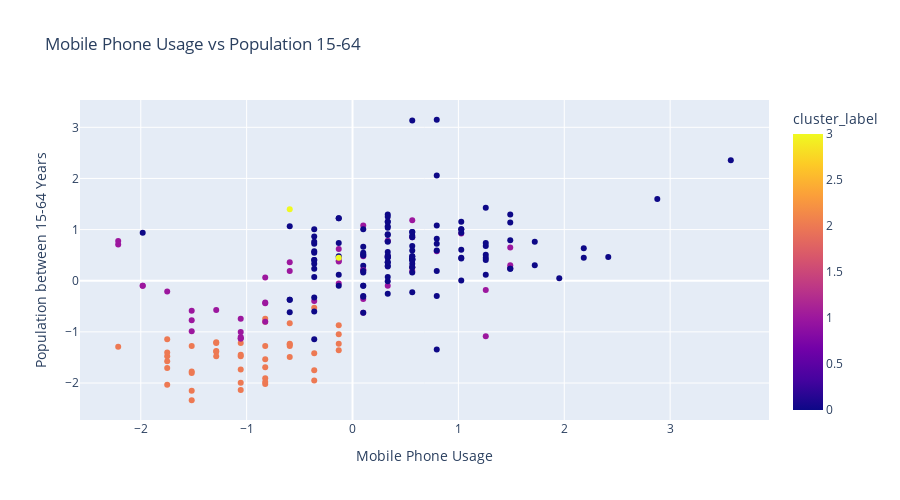

Source (notebook cell):
### Code cell
fig = px.scatter(world_data, x='Mobile Phone Usage', y='Population 15-64',
                 color='cluster_label', 
                 title='Mobile Phone Usage vs Population 15-64', labels={'Mobile Phone Usage': 'Mobile Phone Usage', 'Population 15-64': 'Population between 15-64 Years'})

fig.update_layout(width=900, height=500)
fig.show()

### Figure 1 — Plotly figure (JSON) as saved in the notebook; plotly's stock layout.template omitted (floating-point values rounded to 4 significant figures; data arrays with more than 128 entries replaced by an {"elided": "..."} marker saying what was removed)
{"data": [{"hovertemplate": "Mobile Phone Usage=%{x}<br>Population between 15-64 Years=%{y}<br>cluster_label=%{marker.color}<extra></extra>", "legendgroup": "", "marker": {"color": {"elided": "208 int values"}, "coloraxis": "coloraxis", "symbol": "circle"}, "mode": "markers", "name": "", "orientation": "v", "showlegend": false, "type": "scatter", "x": {"elided": "208 float values"}, "xaxis": "x", "y": {"elided": "208 float values"}, "yaxis": "y"}], "layout": {"coloraxis": {"colorbar": {"title": {"text": "cluster_label"}}, "colorscale": [[0, "#0d0887"], [0.1111, "#46039f"], [0.2222, "#7201a8"], [0.3333, "#9c179e"], [0.4444, "#bd3786"], [0.5556, "#d8576b"], [0.6667, "#ed7953"], [0.7778, "#fb9f3a"], [0.8889, "#fdca26"], [1, "#f0f921"]]}, "height": 500, "legend": {"tracegroupgap": 0}, "title": {"text": "Mobile Phone Usage vs Population 15-64"}, "width": 900, "xaxis": {"anchor": "y", "domain": [0, 1], "title": {"text": "Mobile Phone Usage"}}, "yaxis": {"anchor": "x", "domain": [0, 1], "title": {"text": "Population between 15-64 Years"}}}}
